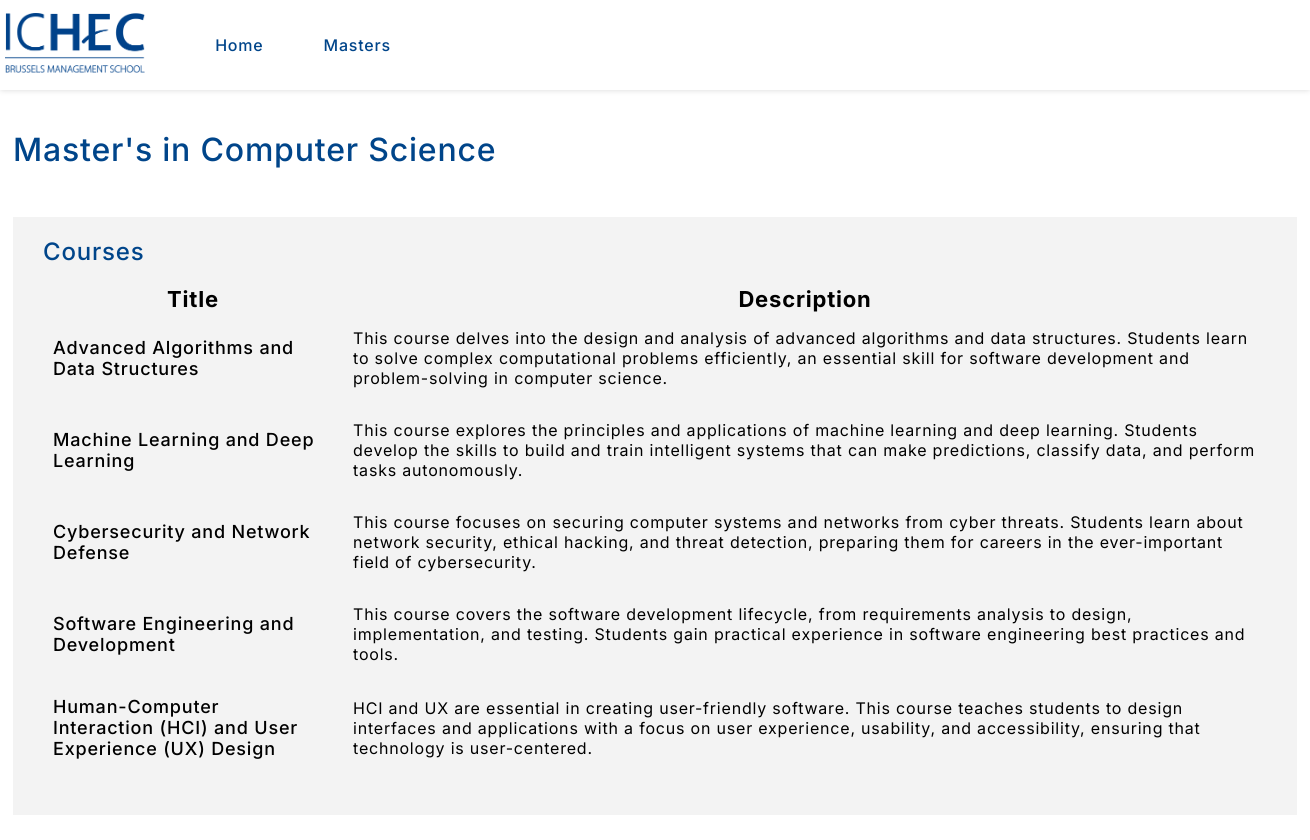
/master-detail/2, run on the app's committed database.
### ichec/models.py (models this page shows, shortened)
class Master(models.Model):
    title = models.CharField(max_length=256)
    description = models.CharField(max_length=10000)
    def get_courses(self):
        return self.master_courses.all()

class Course(models.Model):
    title = models.CharField(max_length=256)
    description = models.CharField(max_length=10000)
    master = models.ForeignKey(Master, on_delete=models.CASCADE, related_name="master_courses")
    credits = models.PositiveSmallIntegerField()

### ichec/views.py (the view)
# urls.py: path("master-detail/<int:pk>", views.master_detail, name="master_detail"),
def master_detail(request, pk):
    master = Master.objects.get(pk=pk)
    return render(request, MASTER_DETAIL_PATH, {
        "master": master,
        "courses": master.get_courses()
    })

### ichec/templates/ichec/master-detail.html (shortened to what this page needs)
{% extends 'ichec/layout/base.html' %}
{% load static %}
    {% block style %}
    <link rel="stylesheet" href="{% static 'ichec/style.css' %}">
    {% endblock style %}
{% block body %}
    <div id="horizontalcontainer">
        {% include "ichec/include/nav.html" %}
        <main id="master-detail">
            <div class="wrapper content">
                <div class="headline">
                    <h1>{{ master.title }}</h1>
                </div>
                <div id="masters">
                    <h2>Courses</h2>
                    <table>
                        <thead>
                            <tr>
                                <th>Title</th>
                                <th>Description</th>
                            </tr>
                        </thead>
                        <tbody>
                        {% for course in courses %}
                            <tr class="space">
                                <td class="course-title">{{ course.title }}</td>
                                <td>{{ course.description }}</td>
                            </tr>
                        {% endfor %}
                        </tbody>
                    </table>
                </div>
            </div>
        </main>
    </div>
{% endblock body %}

### ichec/static/ichec/style.css (style rules this page uses)
* { margin: 0; padding: 0; box-sizing: border-box; letter-spacing: 0.8px; }
body { font-family: "Inter", "Helvetica Neue", sans-serif; background-color: white; }
h1, h2, h3, a { color: #00458a; font-weight: 500; margin-bottom: 8px; }
div#horizontalcontainer { display: grid; grid-template-rows: 90px calc(100dvh - 90px); row-gap: 40px; }
div#horizontalcontainer .wrapper { margin: 0 auto; width: 1300px; }
div#horizontalcontainer main div.content { display: flex; flex-direction: column; gap: 40px; padding: 0 8px; }
div#horizontalcontainer main div:not(.headline):nth-child(even) { background-color: #f3f3f3; }
div#horizontalcontainer main div.content > div:not(.headline) { padding: 20px 30px; }
div#horizontalcontainer main#master-detail table { border-collapse: collapse; margin: 20px 0; border-spacing: 100px; }
div#horizontalcontainer main#master-detail table tr.space > td { padding: 16px 10px; }
div#horizontalcontainer main#master-detail table tr.space > td.course-title { width: 300px; padding-right: 20px; font-size: 18px; font-weight: 500; }
div#horizontalcontainer main#master-detail th { font-size: 22px; }

### data on the page
Master: title "Master's in Computer Science"
Course: title "Advanced Algorithms and Data Structures", description "This course delves into the design and analysis of advanced algorithms and data structures. Students learn to solve complex computational problems efficiently, an essential skill for software development and problem-solving in computer science."
Course: title "Machine Learning and Deep Learning", description "This course explores the principles and applications of machine learning and deep learning. Students develop the skills to build and train intelligent systems that can make predictions, classify data, and perform tasks autonomously."
Course: title "Cybersecurity and Network Defense", description "This course focuses on securing computer systems and networks from cyber threats. Students learn about network security, ethical hacking, and threat detection, preparing them for careers in the ever-important field of cybersecurity."
Course: title "Software Engineering and Development", description "This course covers the software development lifecycle, from requirements analysis to design, implementation, and testing. Students gain practical experience in software engineering best practices and tools."
Course: title "Human-Computer Interaction (HCI) and User Experience (UX) Design", description "HCI and UX are essential in creating user-friendly software. This course teaches students to design interfaces and applications with a focus on user experience, usability, and accessibility, ensuring that technology is user-centered."
